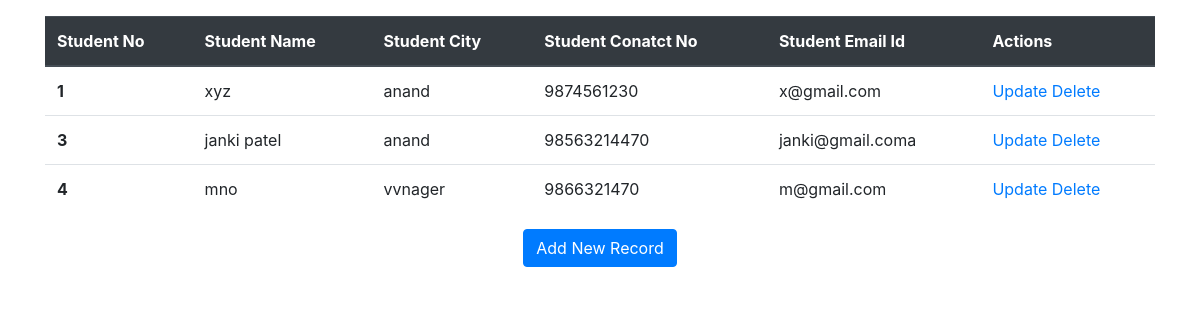
Page /show/ on the committed database.
### studentdata/models.py (models this page shows, shortened)
class StudentDetail(models.Model):
    stu_id=models.IntegerField()
    stu_name=models.CharField(max_length=50)
    stu_city=models.CharField(max_length=150)
    stu_contactno=models.IntegerField()
    stu_email=models.EmailField()
    class Meta:
        db_table="tbl_student"

### studentdata/views.py (the view)
# urls.py: path('show/',views.show,name='show'),
def show(request):
    students=StudentDetail.objects.all()
    return render(request,'show.html',{'students':students})

### studentdata/templates/show.html (shortened to what this page needs)
<!doctype html>
<html lang="en">
  <head>
    <link rel="stylesheet" href="https://cdn.jsdelivr.net/npm/bootstrap@4.6.0/dist/css/bootstrap.min.css">
  </head>
  <body>
    <div class="container my-3">
<table class="table">
  <thead class="thead-dark">
    <tr>
      <th scope="col">Student No</th>
      <th scope="col">Student Name</th>
      <th scope="col">Student City</th>
      <th scope="col">Student Conatct No</th>
      <th scope="col">Student Email Id</th>
        <th scope="col">Actions</th>
    </tr>
  </thead>
  <tbody>
  {%for s in students %}
     <tr>
      <th scope="row">{{s.stu_id}}</th>
      <td>{{s.stu_name}}</td>
      <td>{{s.stu_city}}</td>
      <td>{{s.stu_contactno}}</td>
      <td>{{s.stu_email}}</td>
         <td><a href="/update/{{s.stu_id}}">Update</a>
         <a href="/delete/{{s.stu_id}}">Delete</a></td>
    </tr>
  {% endfor %}
  </tbody>
</table>
        <center><a href="/" class="btn btn-primary">Add New Record</a></center>
  </div>
  </body>
</html>

### rows in the picture
StudentDetail: stu_id "1", stu_name "xyz", stu_city "anand", stu_contactno "9874561230", stu_email "x@gmail.com"
StudentDetail: stu_id "3", stu_name "janki patel", stu_city "anand", stu_contactno "98563214470", stu_email "janki@gmail.coma"
StudentDetail: stu_id "4", stu_name "mno", stu_city "vvnager", stu_contactno "9866321470", stu_email "m@gmail.com"
